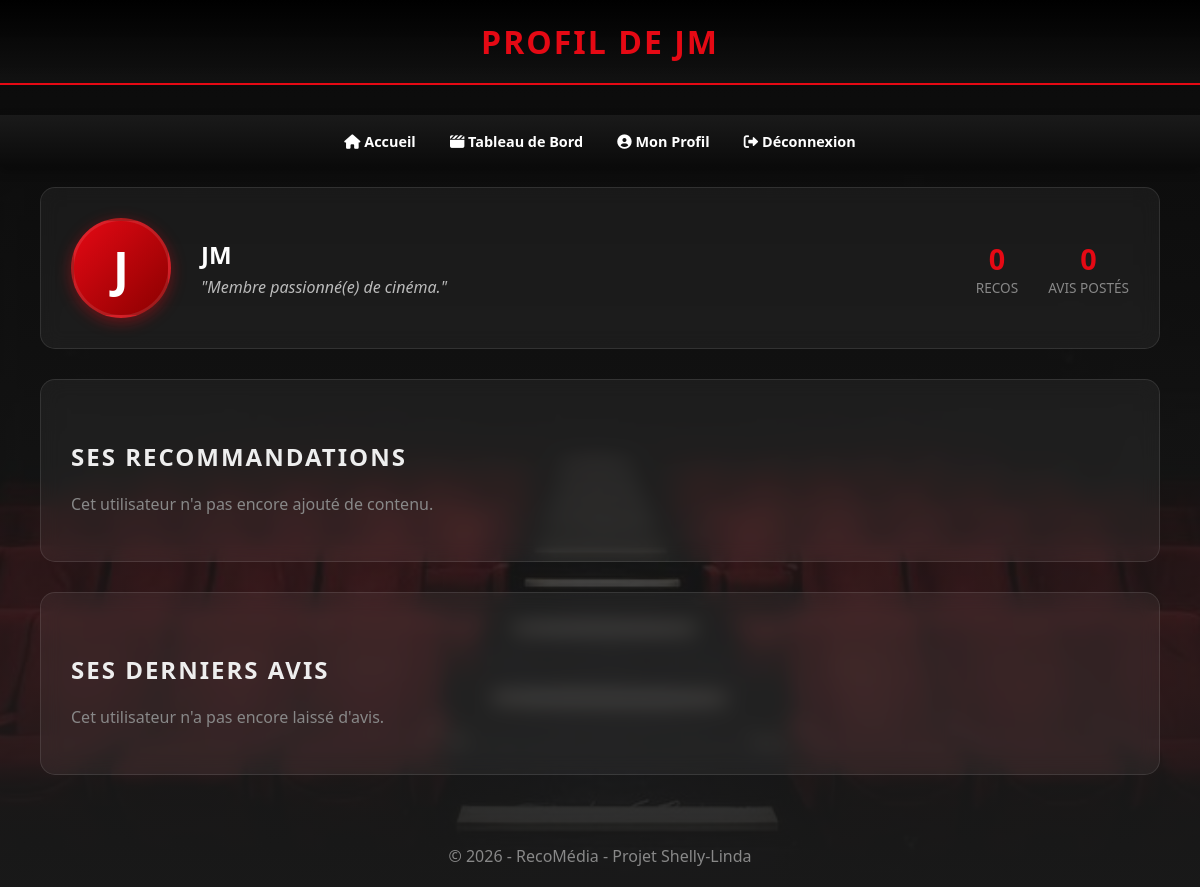
The page /pages/profil_public.php?id=5 (signed in) on the database its author committed.
### tables this page shows
CREATE TABLE `utilisateurs` (
  `id` int(11) NOT NULL,
  `pseudo` varchar(50) NOT NULL,
  `bio` text NOT NULL,
  `role` varchar(20) NOT NULL DEFAULT 'membre',
  `email` varchar(100) NOT NULL,
  `mot_de_passe` varchar(255) NOT NULL
);

### pages/profil_public.php (the view, shortened to what this page needs)
<?php
include "../connexion.php";
$id_auteur = (int) $_GET['id'];
$sql_user = "SELECT pseudo, bio FROM utilisateurs WHERE id = $id_auteur";
$res_user = mysqli_query($conn, $sql_user);
$user_data = mysqli_fetch_assoc($res_user);
$pseudo_auteur = mysqli_real_escape_string($conn, $user_data['pseudo']);
$bio = !empty($user_data['bio']) ? $user_data['bio'] : "Membre passionné(e) de cinéma.";
$sql_count_recos = "SELECT COUNT(*) as total FROM contenus WHERE id_utilisateur = $id_auteur";
$res_count_recos = mysqli_query($conn, $sql_count_recos);
$total_recos = mysqli_fetch_assoc($res_count_recos)['total'];
$sql_count_avis = "SELECT COUNT(*) as total FROM commentaires WHERE pseudo = '$pseudo_auteur'";
$res_count_avis = mysqli_query($conn, $sql_count_avis);
$total_avis = mysqli_fetch_assoc($res_count_avis)['total'];
$query_contenus = "SELECT * FROM contenus WHERE id_utilisateur = $id_auteur ORDER BY id DESC";
$result_contenus = mysqli_query($conn, $query_contenus);
$sql_derniers_avis = "SELECT commentaires.*, contenus.titre
                      FROM commentaires
                      JOIN contenus ON commentaires.id_contenu = contenus.id
                      WHERE commentaires.pseudo = '$pseudo_auteur'
                      ORDER BY commentaires.id DESC LIMIT 5";
$result_derniers_avis = mysqli_query($conn, $sql_derniers_avis);
?>
<!DOCTYPE html>
<html lang="fr">
<head>
    <link rel="stylesheet" href="../css/style.css">
    <link rel="stylesheet" href="https://cdnjs.cloudflare.com/ajax/libs/font-awesome/6.0.0/css/all.min.css">
</head>
<body>
    <header class="main-header">
        <h1> Profil de <?php echo htmlspecialchars($user_data['pseudo']); ?></h1>
    </header>
    <nav>
        <a href="../index.php"><i class="fas fa-home"></i> Accueil</a>
        <?php if (isset($_SESSION['pseudo'])): ?>
            <a href="dashboard.php"><i class="fas fa-clapperboard"></i> Tableau de Bord</a>
            <a href="profil.php"><i class="fas fa-user-circle"></i> Mon Profil</a>
            <a href="logout.php" style="color: #ff4d4d;"><i class="fas fa-sign-out-alt"></i> Déconnexion</a>
        <?php else: ?>
            <a href="login.php"><i class="fas fa-sign-in-alt"></i> Connexion</a>
        <?php endif; ?>
    </nav>
    <main class="container">
        <section class="glass-section profile-header" style="display: flex; align-items: center; gap: 30px;">
            <div class="profile-avatar"><?php echo strtoupper($user_data['pseudo'][0]); ?></div>
            <div class="profile-info"
                style="flex: 1; display: flex; justify-content: space-between; align-items: center;">
                <div style="flex: 1; padding-right: 20px;">
                    <h2 style="margin:0; color: white;"><?php echo htmlspecialchars($user_data['pseudo']); ?></h2>
                    <p style="color: #bbb; font-style: italic; margin: 5px 0 0 0;">
                        "<?php echo htmlspecialchars($bio); ?>"</p>
                </div>
                <div style="display: flex; gap: 30px; text-align: center;">
                    <div>
                        <span
                            style="font-size: 1.8rem; font-weight: bold; color: var(--primary);"><?php echo $total_recos; ?></span>
                        <span
                            style="display: block; font-size: 0.85rem; color: #888; text-transform: uppercase;">Recos</span>
                    </div>
                    <div>
                        <span
                            style="font-size: 1.8rem; font-weight: bold; color: var(--primary);"><?php echo $total_avis; ?></span>
                        <span style="display: block; font-size: 0.85rem; color: #888; text-transform: uppercase;">Avis
                            postés</span>
                    </div>
                </div>
            </div>
        </section>
        <section class="glass-section">
            <h2 class="section-title" style="text-align: left;">Ses recommandations</h2>
            <?php if (mysqli_num_rows($result_contenus) > 0): ?>
                <div class="recommandations-container">
                    <?php while ($row = mysqli_fetch_assoc($result_contenus)): ?>
                        <a href="detail.php?id=<?php echo $row['id']; ?>" style="text-decoration: none; display: block;">
                            <div class="reco-card">
                                <img src="<?php echo htmlspecialchars($row['image']); ?>"
                                    alt="<?php echo htmlspecialchars($row['titre']); ?>">
                                <h3><?php echo htmlspecialchars($row['titre']); ?></h3>
                            </div>
                        </a>
                    <?php endwhile; ?>
                </div>
            <?php else: ?>
                <p style="color: #888;">Cet utilisateur n'a pas encore ajouté de contenu.</p>
            <?php endif; ?>
        </section>
        <section class="glass-section" style="margin-top: 30px;">
            <h2 class="section-title" style="text-align: left;">Ses derniers avis</h2>
            <?php if (mysqli_num_rows($result_derniers_avis) > 0): ?>
                <?php while ($avis = mysqli_fetch_assoc($result_derniers_avis)): ?>
                    <div class="comment-card"
                        style="display: flex; justify-content: space-between; align-items: center; gap: 20px; margin-bottom: 15px;">
                        <div style="flex: 1;">
                            <div style="color: #ffcc00; font-size: 1em; margin-bottom: 5px;">
                                <?php
                                for ($i = 0; $i < $avis['note']; $i++) {
                                    echo "★";
                                }
                                for ($i = $avis['note']; $i < 5; $i++) {
                                    echo "☆";
                                }
                                ?>
                            </div>
                            <p style="margin: 0;">
                                <em>"<?php echo nl2br(htmlspecialchars($avis['texte'])); ?>"</em> <br>
                                <span style="font-size: 0.8rem; color: #888;">
                                    Avis laissé sur : <strong><?php echo htmlspecialchars($avis['titre']); ?></strong>
                                </span>
                            </p>
                        </div>
                        <div>
                            <a href="detail.php?id=<?php echo $avis['id_contenu']; ?>"
                                style="display: inline-block; background: var(--primary); color: white; padding: 8px 15px; text-decoration: none; border-radius: 30px; font-size: 0.8rem; font-weight: bold; white-space: nowrap; transition: 0.3s; box-shadow: 0 4px 10px rgba(229,9,20,0.3);">
                                Voir le film
                            </a>
                        </div>
                    </div>
                <?php endwhile; ?>
            <?php else: ?>
                <p style="color: #888;">Cet utilisateur n'a pas encore laissé d'avis.</p>
            <?php endif; ?>
        </section>
    </main>
    <footer style="text-align: center; padding: 20px; color: #888;">
        &copy; 2026 - RecoMédia - Projet Shelly-Linda
    </footer>
</body>
</html>

### css/style.css (style rules this page uses)
* { box-sizing: border-box; }
:root { --primary: #e50914; --bg-light: #2e2d2d; --card-white: rgba(255, 255, 255, 0.05); --text-dark: #eeeeee; --accent-gold: #f1c40f; }
body { background-image: linear-gradient(rgba(26, 26, 26, 0.4), rgba(26, 26, 26, 0.95)), url('../images/fond-cinema.jpg'); background-size: cover; background-attachment: fixed; background-position: center; color: white; margin: 0; font-family: 'Segoe UI', Arial, sans-serif; min-height: 100vh; }
.container { max-width: 1200px; margin: 0 auto; padding: 20px 40px; }
.glass-section { background: rgba(255, 255, 255, 0.05) !important; backdrop-filter: blur(10px); border: 1px solid rgba(255, 255, 255, 0.1) !important; border-radius: 15px; padding: 30px; margin-bottom: 30px; }
.section-title, .dashboard-section-title { color: var(--text-dark); text-transform: uppercase; letter-spacing: 2px; margin-top: 30px; text-align: center; }
.main-header { text-align: center; margin-bottom: 30px; padding-top: 20px; }
.main-header h1 { margin: 0; padding: 0; }
header { background: linear-gradient(180deg, rgba(0,0,0,1) 0%, rgba(20,20,20,0.8) 100%); border-bottom: 2px solid var(--primary); padding: 20px; text-align: center; }
header h1 { color: var(--primary); margin: 0; text-transform: uppercase; letter-spacing: 2px; }
nav { background: linear-gradient(180deg, #1a1a1a 0%, #0a0a0a 100%); padding: 15px; text-align: center; box-shadow: 0 4px 10px rgba(0,0,0,0.3); }
nav a { color: white !important; margin: 0 15px; text-decoration: none; font-weight: bold; font-size: 0.9rem; position: relative; padding-bottom: 5px; }
.profile-header { display: flex; align-items: center; gap: 30px; }
.profile-avatar { width: 100px; height: 100px; background: linear-gradient(135deg, var(--primary) 0%, #8b0000 100%); color: white; border-radius: 50%; display: flex; justify-content: center; align-items: center; font-size: 3rem; font-weight: bold; box-shadow: 0 4px 15px rgba(229, 9, 20, 0.4); border: 3px solid rgba(255, 255, 255, 0.1); flex-shrink: 0; }
.profile-info { flex: 1; display: flex; justify-content: space-between; align-items: center; }

### rows shown on the page
utilisateurs: pseudo "JM", pseudo "J", bio "Membre passionné(e) de cinéma."

### other values the page prints
$total_recos "0"
$total_avis "0"
